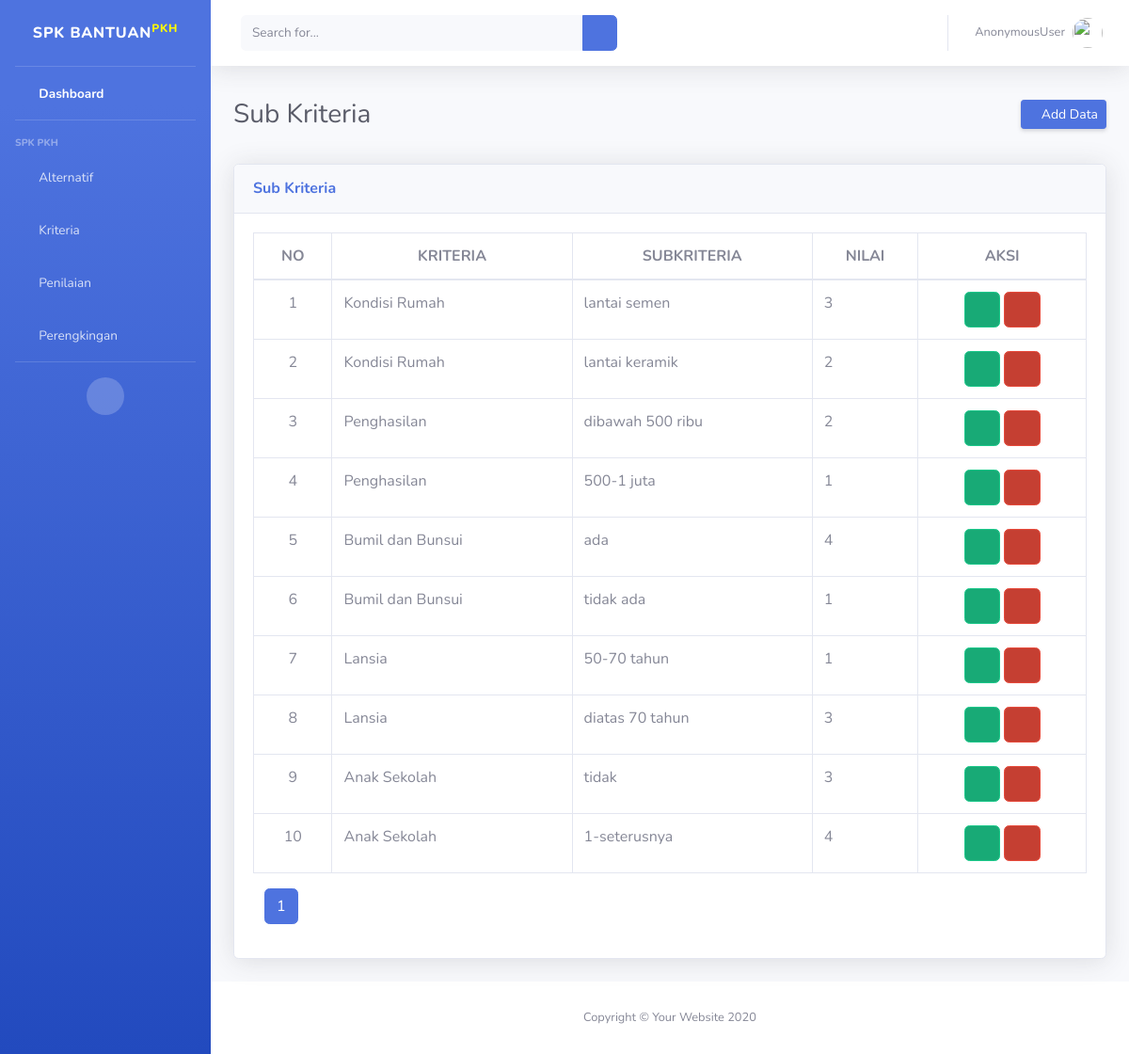
The page /dashboard/sub_kriteria/ on the database its author committed.
### SPK/models.py (models this page shows, shortened)
class SubKriteria(models.Model):
    kriteria = models.ForeignKey(Kriteria, on_delete=models.CASCADE)
    nama_sub_kriteria = models.CharField(max_length=50)
    nilai_sub_kriteria = models.IntegerField()

class Kriteria(models.Model):
    simbol          = models.CharField(max_length=50)
    nama_kriteria   = models.CharField(max_length=50)
    bobot           = models.FloatField()
    def __str__(self):
        return self.nama_kriteria

### SPK/views.py (the view)
# urls.py: path('sub_kriteria/', views.subkriteria_list, name='sub_kriteria'),
def subkriteria_list(request):
    subkriteria = SubKriteria.objects.all()
    cari = request.GET.get('cari')
    if cari:
        page=SubKriteria.objects.filter(Q(kriteria__nama_kriteria__icontains=cari) | Q(nama_sub_kriteria__icontains=cari))
    else:
        page = SubKriteria.objects.all()
    halaman = Paginator(page,10)
    page_list = request.GET.get('page')
    page = halaman.get_page(page_list)
    context ={
        'datas': subkriteria,
        'page_obj':page,
    }
    return render(request, 'subkriteria.html', context)

### templates/subkriteria.html (shortened to what this page needs)
{%load static%}
<!DOCTYPE html>
<html lang="en">
<head>
        <link href="{%static 'vendor/fontawesome-free/css/all.min.css'%}" rel="stylesheet" type="text/css">
        <link href="{%static 'css/sb-admin-2.min.css'%}" rel="stylesheet">
</head>
<body id="page-top">
    <div id="wrapper">
        <ul class="navbar-nav bg-gradient-primary sidebar sidebar-dark accordion" id="accordionSidebar">
            <a class="sidebar-brand d-flex align-items-center justify-content-center" href="{%url 'index'%}">
                <div class="sidebar-brand-text mx-3">SPK Bantuan<sup style="color: rgb(255, 251, 0);">PKH</sup></div>
            </a>
            <hr class="sidebar-divider my-0">
            <li class="nav-item active">
                <a class="nav-link" href="{%url 'index'%}">
                    <i class="fas fa-fw fa-tachometer-alt"></i>
                    <span>Dashboard</span></a>
            </li>
            <hr class="sidebar-divider">
            <div class="sidebar-heading">
                SPK PKH
            </div>
            <li class="nav-item">
                <a class="nav-link" href="{%url 'data:alternatif'%}">
                    <i class="fas fa-fw fa-chart-area"></i>
                    <span>Alternatif</span></a>
            </li>
            <li class="nav-item">
                <a class="nav-link collapsed" href="#" data-toggle="collapse" data-target="#collapseTwo"
                    aria-expanded="true" aria-controls="collapseTwo">
                    <i class="fas fa-fw fa-cog"></i>
                    <span>Kriteria</span>
                </a>
            </li>
            <li class="nav-item">
                <a class="nav-link" href="{%url 'data:penilaian'%}">
                    <i class="fas fa-fw fa-table"></i>
                    <span>Penilaian</span></a>
            </li>
            <li class="nav-item">
                <a class="nav-link" href="{%url 'data:perengkingan'%}">
                    <i class="fas fa-fw fa-folder"></i>
                    <span>Perengkingan</span></a>
            </li>
            <hr class="sidebar-divider d-none d-md-block">
            <div class="text-center d-none d-md-inline">
                <button class="rounded-circle border-0" id="sidebarToggle"></button>
            </div>
        </ul>
        <div id="content-wrapper" class="d-flex flex-column">
            <div id="content">
                <nav class="navbar navbar-expand navbar-light bg-white topbar mb-4 static-top shadow">
                    <form
                        class="d-none d-sm-inline-block form-inline mr-auto ml-md-3 my-2 my-md-0 mw-100 navbar-search">
                        <div class="input-group">
                            <input type="text" name="cari" class="form-control bg-light border-0 small" placeholder="Search for..."
                                aria-label="Search" aria-describedby="basic-addon2">
                            <div class="input-group-append">
                                <button class="btn btn-primary" type="submit">
                                    <i class="fas fa-search fa-sm"></i>
                                </button>
                            </div>
                        </div>
                    </form>
                    <ul class="navbar-nav ml-auto">
                        <li class="nav-item dropdown no-arrow">
                            <a class="nav-link dropdown-toggle" href="#" id="userDropdown" role="button"
                                data-toggle="dropdown" aria-haspopup="true" aria-expanded="false">
                                <span class="mr-2 d-none d-lg-inline text-gray-600 small">{{user}}</span>
                                <img class="img-profile rounded-circle"
                                    src="{%static 'img/profile.png'%}">
                            </a>
                        </li>
                    </ul>
                </nav>
                <div class="container-fluid">
                    <div class="d-sm-flex align-items-center justify-content-between mb-4">
                        <h1 class="h3 mb-0 text-gray-800">Sub Kriteria<h1>
                            <a href="{%url 'data:insubkriteria'%}" class="d-none d-sm-inline-block btn btn-sm btn-primary shadow-sm"><i
                                class="fas fa-plus fa-sm text-white-50"></i>  Add Data</a>
                    </div>
                    <div class="row">
                        <div class="col-xl-12 col-lg-8">
                            <div class="card shadow mb-4">
                                <div class="card-header py-3">
                                    <h6 class="m-0 font-weight-bold text-primary">Sub Kriteria</h6>
                                </div>
                                 <div class="card-body table-responsive">
                                            <table class="table table-bordered" id="dataTable" width="100%" cellspacing="0">
                                                <thead class="text-center justify-content-center">
                                                    <tr class="text-center">
                                                        <th>NO</th>
                                                        <th>KRITERIA</th>
                                                        <th>SUBKRITERIA</th>
                                                        <th>NILAI</th>
                                                        <th>AKSI</th>
                                                    </tr>
                                                </thead>
                                                <tbody>
                                                    {%for data in page_obj.object_list%}
                                                    <tr>
                                                        <td class="text-center">{{forloop.counter}}</td>
                                                        <td>{{data.kriteria}}</td>
                                                        <td>{{data.nama_sub_kriteria}}</td>
                                                        <td>{{data.nilai_sub_kriteria}}</td>
                                                        <td class="text-center">
                                                            <a href="{%url 'data:upsubkriteria' id=data.id%}" class="btn btn-success btn-icon-split">
                                                                <span class="icon text-white-25">
                                                                    <i class="fas fa-edit"></i>
                                                                </span>
                                                            </a>
                                                            <a href="{%url 'data:delsubkriteria' id=data.id%}" class="btn btn-danger btn-icon-split" type="button" onclick="return confirm('yakin ingin menghapus data?')">
                                                                <span class="icon text-white-25">
                                                                    <i class="fas fa-trash"></i>
                                                                </span>
                                                            </a>
                                                        </td>
                                                    </tr>
                                                    {%endfor%}
                                                </tbody>
                                            </table>
                                            <div class="col-sm-12 col-md-7">
                                                <div class="dataTables_paginate paging_simple_numbers" id="dataTable_paginate">
                                                    <ul class="pagination">
                                                    {%for num_pages in page_obj.paginator.page_range%}
                                                    {%if page_obj.number == num_pages %}
                                                    <li class="paginate_button page-item active"><a href="{%url 'data:sub_kriteria'%}?page={{num_pages}}" aria-controls="dataTable" data-dt-idx="1" tabindex="0" class="page-link">{{num_pages}}</a></li>
                                                    {%else%}
                                                    <li class="paginate_button page-item "><a href="{%url 'data:sub_kriteria'%}?page={{num_pages}}" aria-controls="dataTable" data-dt-idx="2" tabindex="0" class="page-link">{{num_pages}}</a></li>
                                                    {%endif%}
                                                    {%endfor%}
                                                </ul>
                                                </div>
                                            </div>
                                    </div>
                            </div>
                        </div>
                    </div>
                </div>
            </div>
            <footer class="sticky-footer bg-white">
                <div class="container my-auto">
                    <div class="copyright text-center my-auto">
                        <span>Copyright &copy; Your Website 2020</span>
                    </div>
                </div>
            </footer>
        </div>
    </div>
</body>
</html>

### rows shown on the page
SubKriteria: kriteria "Kondisi Rumah", nama_sub_kriteria "lantai semen", nilai_sub_kriteria "3"
SubKriteria: kriteria "Kondisi Rumah", nama_sub_kriteria "lantai keramik", nilai_sub_kriteria "2"
SubKriteria: kriteria "Penghasilan", nama_sub_kriteria "dibawah 500 ribu", nilai_sub_kriteria "2"
SubKriteria: kriteria "Penghasilan", nama_sub_kriteria "500-1 juta", nilai_sub_kriteria "1"
SubKriteria: kriteria "Bumil dan Bunsui", nama_sub_kriteria "ada", nilai_sub_kriteria "4"
SubKriteria: kriteria "Bumil dan Bunsui", nama_sub_kriteria "tidak ada", nilai_sub_kriteria "1"
SubKriteria: kriteria "Lansia", nama_sub_kriteria "50-70 tahun", nilai_sub_kriteria "1"
SubKriteria: kriteria "Lansia", nama_sub_kriteria "diatas 70 tahun", nilai_sub_kriteria "3"
SubKriteria: kriteria "Anak Sekolah", nama_sub_kriteria "tidak", nilai_sub_kriteria "3"
SubKriteria: kriteria "Anak Sekolah", nama_sub_kriteria "1-seterusnya", nilai_sub_kriteria "4"

### other values the page prints
{{ user }} "AnonymousUser"
{{ num_pages }} "1"
